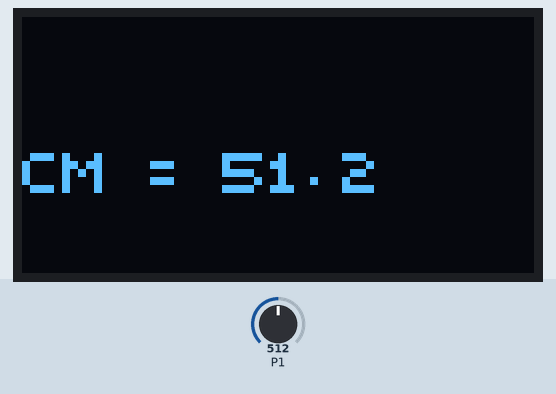
Bench run of a program on a simulated BBC micro:bit running MicroPython. On the bench: 128×64 one-colour display. The inputs (shaded band) are chosen by the test bench; at power-on: P1 = 512 (analog values on the 0–1023 scale). What the program prints to the serial console is not drawn.

Above: at 1.2 s.
1.3 s: P1 set to 716
At 2.6 s:
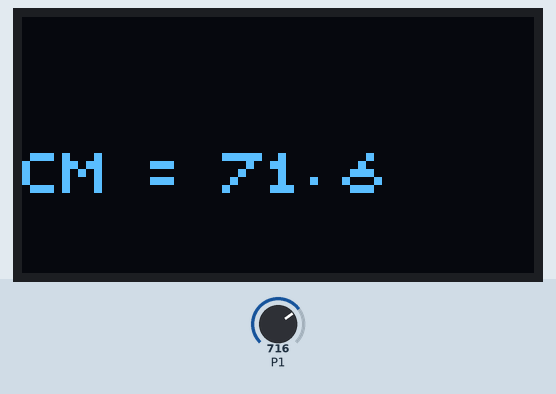
3.6 s: P1 set to 900
At 5.3 s:
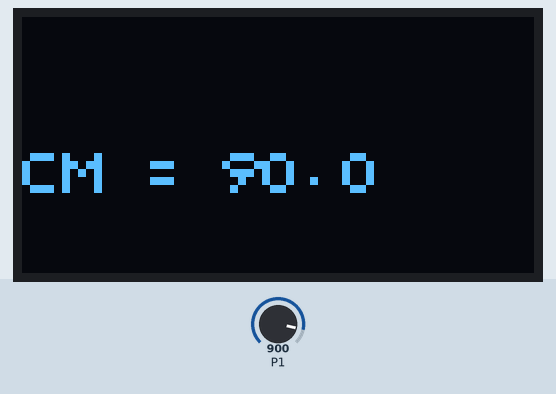
5.6 s: P1 set to 1023
At 7.2 s:
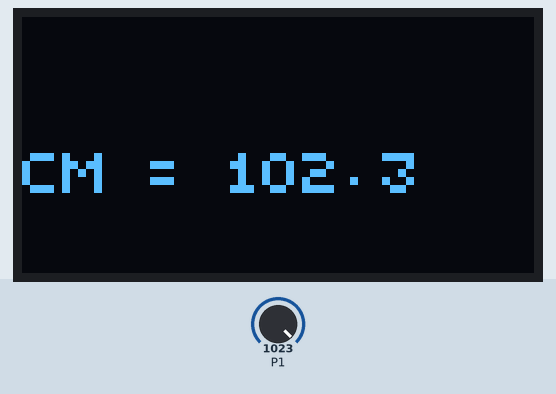
Timing chart, 0 to 8.7 s (numbered marks = the images above; inputs shaded):
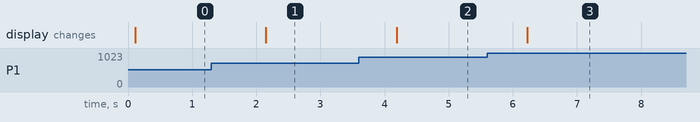

Measured:
- after the input at 1.3 s, the display: changes after 0.85 s (image 1)
- after the input at 3.6 s, the display: changes after 0.59 s (image 2)
- after the input at 5.6 s, the display: changes after 0.62 s (image 3)

The program:

EX15_SONAR__1_.py
```python
from microbit import *
from microbit import sleep
from ssd1306 import initialize, clear_oled
from ssd1306_text import add_text
initialize()
clear_oled()

while True:
    sonar = pin1.read_analog()
    cm = sonar / 10
    # display.scroll('cm = ' + str(cm), 100)
    add_text(0, 2, "          ")
    add_text(0, 2, "CM = " + str(cm))
    print('RAW = ', sonar, 'CM = ', cm)
    sleep(1000)
```
